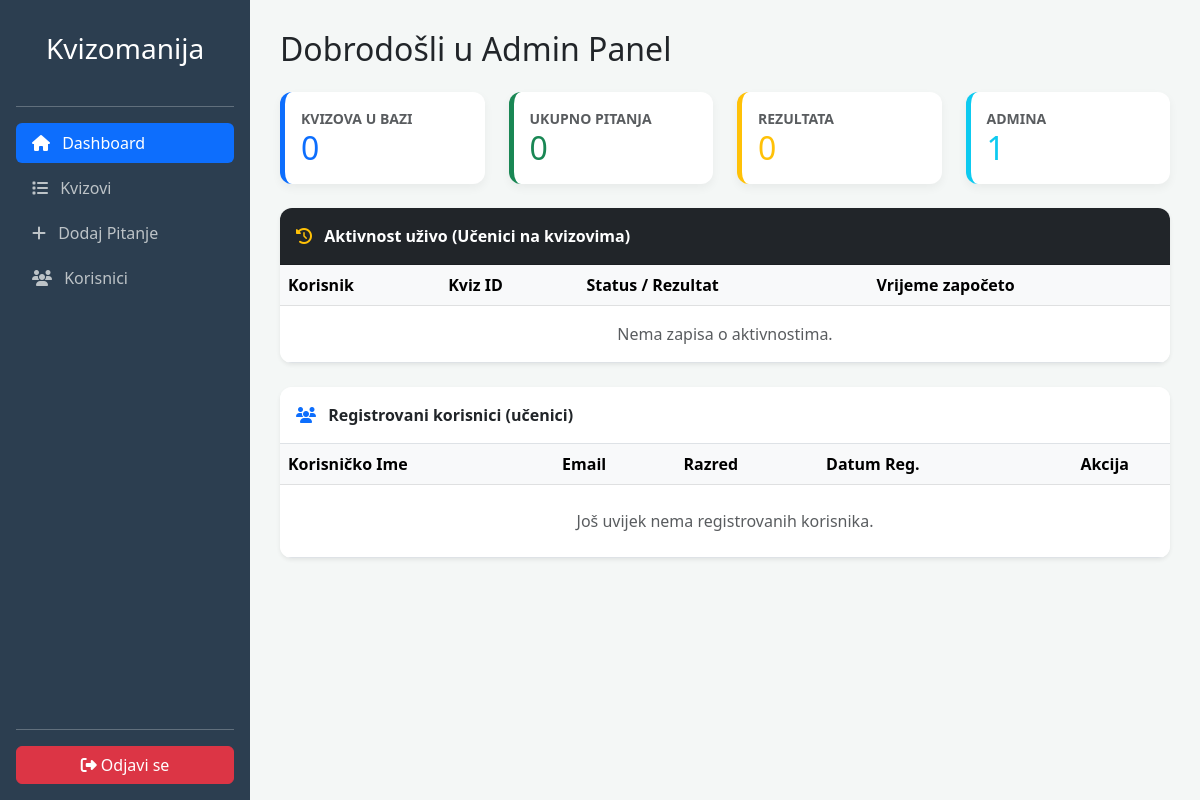
/admin.php (signed in), run on an earlier commit of the app's database.
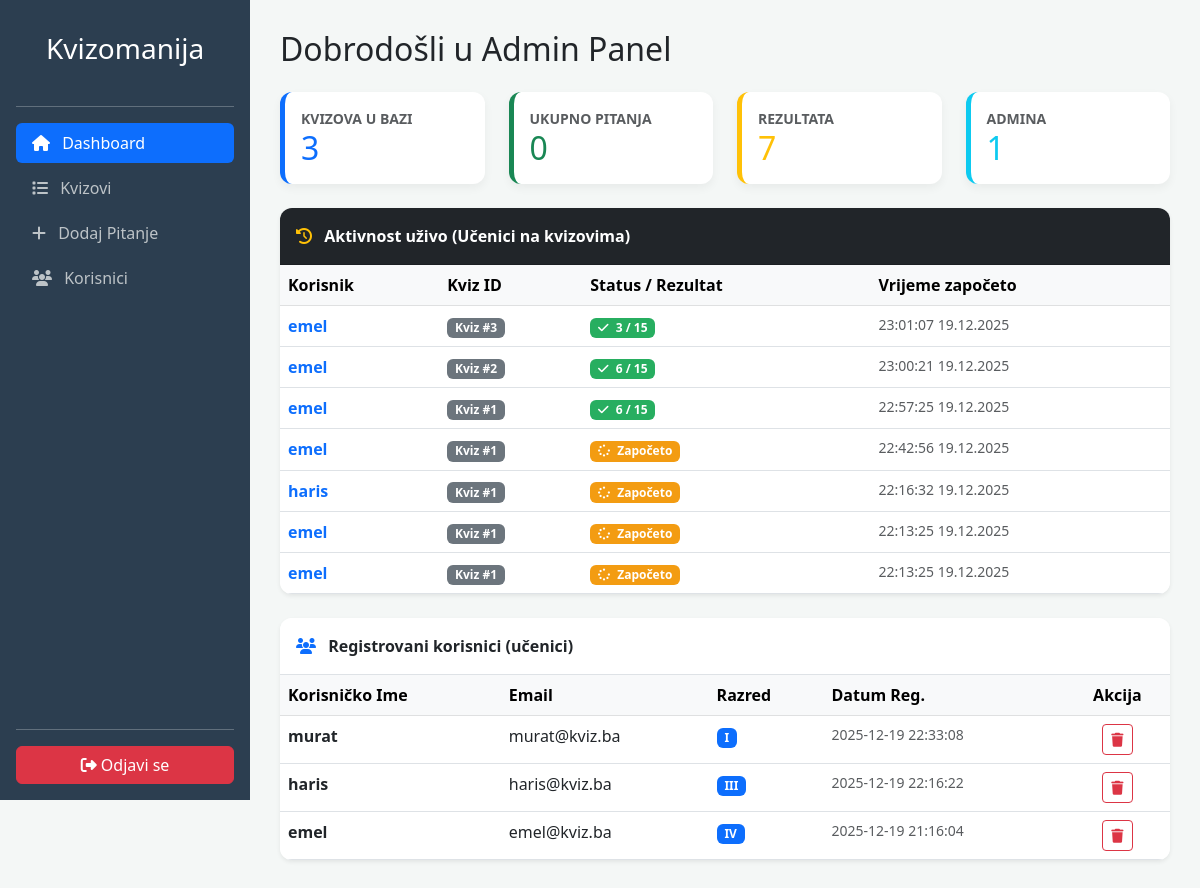
And on a later commit of the database.
### tables this page shows
CREATE TABLE `rezultati` (
  `rezultat_id` int(11) NOT NULL,
  `kviz_id` int(11) DEFAULT NULL,
  `ime` varchar(20) DEFAULT NULL,
  `prezime` varchar(30) DEFAULT NULL,
  `razred_odjeljenje` varchar(4) DEFAULT NULL,
  `odgovori` text DEFAULT NULL,
  `vrijeme_zapoceto` timestamp NOT NULL DEFAULT current_timestamp()
);

CREATE TABLE `korisnici` (
  `korisnik_id` int(11) NOT NULL,
  `korisnicko_ime` varchar(50) NOT NULL,
  `email` varchar(100) NOT NULL,
  `sifra` varchar(255) NOT NULL,
  `razred` varchar(10) NOT NULL,
  `datum_registracije` timestamp NOT NULL DEFAULT current_timestamp()
);

### admin.php (the view, shortened to what this page needs)
<?php
require "includes/connection.php";
try {
    $br_kvizova = $conn->query("SELECT COUNT(*) FROM kvizovi")->fetchColumn();
    $br_pitanja = $conn->query("SELECT COUNT(*) FROM pitanja")->fetchColumn();
    $br_rezultata = $conn->query("SELECT COUNT(*) FROM rezultati")->fetchColumn();
    $br_admina = $conn->query("SELECT COUNT(*) FROM admini")->fetchColumn();
    $sql_korisnici = "SELECT * FROM korisnici ORDER BY korisnik_id DESC";
    $korisnici = $conn->query($sql_korisnici)->fetchAll(PDO::FETCH_ASSOC);
    $sql_aktivnost = "SELECT * FROM rezultati ORDER BY rezultat_id DESC LIMIT 10";
    $aktivnosti = $conn->query($sql_aktivnost)->fetchAll(PDO::FETCH_ASSOC);
} catch (PDOException $e) {
    die("Greška sa bazom: " . $e->getMessage());
}
?>
<!DOCTYPE html>
<html lang="bs">
<head>
    <link href="https://cdn.jsdelivr.net/npm/bootstrap@5.3.0/dist/css/bootstrap.min.css" rel="stylesheet">
    <link rel="stylesheet" href="https://cdnjs.cloudflare.com/ajax/libs/font-awesome/6.4.0/css/all.min.css">
</head>
<body>
<div id="sidebar" class="d-flex flex-column p-3">
    <h3 class="text-center py-3">Kvizomanija</h3>
    <hr>
    <ul class="nav nav-pills flex-column mb-auto">
        <li><a href="admin.php" class="nav-link active"><i class="fa fa-home me-2"></i> Dashboard</a></li>
        <li><a href="#" class="nav-link"><i class="fa fa-list me-2"></i> Kvizovi</a></li>
        <li><a href="#" class="nav-link"><i class="fa fa-plus me-2"></i> Dodaj Pitanje</a></li>
        <li><a href="#" class="nav-link"><i class="fa fa-users me-2"></i> Korisnici</a></li>
    </ul>
    <hr>
    <a href="index.php" class="btn btn-danger w-100"><i class="fa fa-sign-out-alt"></i> Odjavi se</a>
</div>
<div id="content">
    <h2 class="mb-4 text-dark">Dobrodošli u Admin Panel</h2>
    <div class="row g-4 mb-4">
        <div class="col-md-3">
            <div class="card card-stat p-3 bg-white border-start border-primary border-5">
                <small class="text-uppercase text-muted fw-bold">Kvizova u bazi</small>
                <h2 class="mb-0 text-primary"><?= $br_kvizova ?></h2>
            </div>
        </div>
        <div class="col-md-3">
            <div class="card card-stat p-3 bg-white border-start border-success border-5">
                <small class="text-uppercase text-muted fw-bold">Ukupno pitanja</small>
                <h2 class="mb-0 text-success"><?= $br_pitanja ?></h2>
            </div>
        </div>
        <div class="col-md-3">
            <div class="card card-stat p-3 bg-white border-start border-warning border-5">
                <small class="text-uppercase text-muted fw-bold">Rezultata</small>
                <h2 class="mb-0 text-warning"><?= $br_rezultata ?></h2>
            </div>
        </div>
        <div class="col-md-3">
            <div class="card card-stat p-3 bg-white border-start border-info border-5">
                <small class="text-uppercase text-muted fw-bold">Admina</small>
                <h2 class="mb-0 text-info"><?= $br_admina ?></h2>
            </div>
        </div>
    </div>
    <div class="card shadow-sm border-0 table-card mb-4">
        <div class="card-header bg-dark text-white py-3 fw-bold">
            <i class="fa fa-history me-2 text-warning"></i> Aktivnost uživo (Učenici na kvizovima)
        </div>
        <div class="card-body p-0">
            <div class="table-responsive">
                <table class="table table-hover mb-0">
                    <thead class="table-light">
                        <tr>
                            <th>Korisnik</th>
                            <th>Kviz ID</th>
                            <th>Status / Rezultat</th>
                            <th>Vrijeme započeto</th>
                        </tr>
                    </thead>
                    <tbody>
                        <?php if (count($aktivnosti) > 0): ?>
                            <?php foreach ($aktivnosti as $a): ?>
                            <tr>
                                <td class="fw-bold text-primary"><?= htmlspecialchars($a['ime']) ?></td>
                                <td><span class="badge bg-secondary">Kviz #<?= $a['kviz_id'] ?></span></td>
                                <td>
                                    <?php if($a['prezime'] == 'Započeto'): ?>
                                        <span class="badge badge-started"><i class="fa fa-spinner fa-spin me-1"></i> Započeto</span>
                                    <?php else: ?>
                                        <span class="badge badge-finished"><i class="fa fa-check me-1"></i> <?= htmlspecialchars($a['prezime']) ?></span>
                                    <?php endif; ?>
                                </td>
                                <td class="small text-muted">
                                    <?= isset($a['vrijeme_zapoceto']) ? date('H:i:s d.m.Y', strtotime($a['vrijeme_zapoceto'])) : 'Nema podatka' ?>
                                </td>
                            </tr>
                            <?php endforeach; ?>
                        <?php else: ?>
                            <tr><td colspan="4" class="text-center p-3 text-muted">Nema zapisa o aktivnostima.</td></tr>
                        <?php endif; ?>
                    </tbody>
                </table>
            </div>
        </div>
    </div>
    <div class="card shadow-sm border-0 table-card">
        <div class="card-header bg-white py-3 fw-bold border-bottom">
            <i class="fa fa-users me-2 text-primary"></i> Registrovani korisnici (učenici)
        </div>
        <div class="card-body p-0">
            <div class="table-responsive">
                <table class="table table-hover mb-0">
                    <thead class="table-light">
                        <tr>
                            <th>Korisničko Ime</th>
                            <th>Email</th>
                            <th>Razred</th>
                            <th>Datum Reg.</th>
                            <th class="text-center">Akcija</th>
                        </tr>
                    </thead>
                    <tbody>
                        <?php if (count($korisnici) > 0): ?>
                            <?php foreach ($korisnici as $k): ?>
                            <tr>
                                <td class="fw-bold"><?= htmlspecialchars($k['korisnicko_ime']) ?></td>
                                <td><?= htmlspecialchars($k['email']) ?></td>
                                <td><span class="badge bg-primary"><?= htmlspecialchars($k['razred']) ?></span></td>
                                <td class="small text-muted"><?= $k['datum_registracije'] ?></td>
                                <td class="text-center">
                                    <button class="btn btn-sm btn-outline-danger"><i class="fa fa-trash"></i></button>
                                </td>
                            </tr>
                            <?php endforeach; ?>
                        <?php else: ?>
                            <tr><td colspan="5" class="text-center p-4 text-muted">Još uvijek nema registrovanih korisnika.</td></tr>
                        <?php endif; ?>
                    </tbody>
                </table>
            </div>
        </div>
    </div>
</div>
</body>
</html>

### admin.php (style rules this page uses)
:root { --sidebar-width: 250px; }
body { background-color: #f4f7f6; font-family: 'Segoe UI', sans-serif; }
#sidebar { width: var(--sidebar-width); height: 100vh; position: fixed; background: #2c3e50; color: white; z-index: 1000; }
#content { margin-left: var(--sidebar-width); padding: 30px; }
.nav-link { color: #bdc3c7; margin-bottom: 5px; }
.nav-link:hover, .nav-link.active { color: white; background: #34495e; }
.card-stat { border: none; border-radius: 12px; box-shadow: 0 4px 10px rgba(0,0,0,0.05); transition: 0.3s; }
.table-card { border-radius: 12px; overflow: hidden; margin-bottom: 30px; }
.badge-started { background-color: #f39c12; color: white; }
.badge-finished { background-color: #27ae60; color: white; }

What changed in the data, as far as the page shows it:
added rezultati: ime "emel", kviz "3", prezime "3 / 15", vrijeme_zapoceto "23:01:07 19.12.2025"
added rezultati: ime "emel", kviz "2", prezime "6 / 15", vrijeme_zapoceto "23:00:21 19.12.2025"
added rezultati: ime "emel", kviz "1", prezime "6 / 15", vrijeme_zapoceto "22:57:25 19.12.2025"
added rezultati: ime "emel", kviz "1", prezime "Započeto" (drawn), vrijeme_zapoceto "22:42:56 19.12.2025"
added rezultati: ime "haris", kviz "1", prezime "Započeto" (drawn), vrijeme_zapoceto "22:16:32 19.12.2025"
added rezultati: ime "emel", kviz "1", prezime "Započeto" (drawn), vrijeme_zapoceto "22:13:25 19.12.2025"
added rezultati: ime "emel", kviz "1", prezime "Započeto" (drawn), vrijeme_zapoceto "22:13:25 19.12.2025"
added korisnici: korisnicko_ime "murat", email "murat@kviz.ba", razred "I", datum_registracije "2025-12-19 22:33:08"
added korisnici: korisnicko_ime "haris", email "haris@kviz.ba", razred "III", datum_registracije "2025-12-19 22:16:22"
added korisnici: korisnicko_ime "emel", email "emel@kviz.ba", razred "IV", datum_registracije "2025-12-19 21:16:04"
Also different on the page:
$br_kvizova: "0" → "3"
$br_rezultata: "0" → "7"
text no longer shown: "Nema zapisa o aktivnostima. Još uvijek nema registrovanih korisnika."
